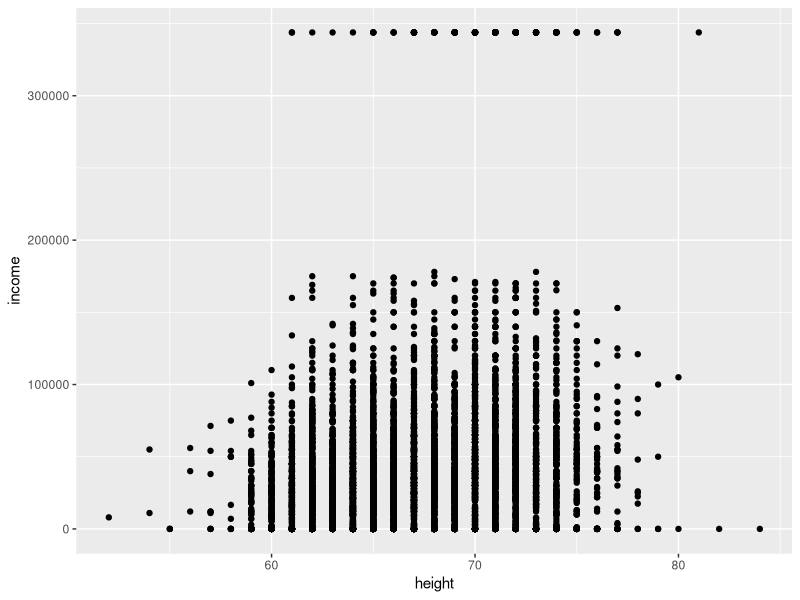

Source code (R): (Note: this script raises an error after producing the figure.)
## ---- chunk 1
options(scipen = 999)

## ---- chunk 2
library(modelr)
?modelr::heights
x <- modelr::heights
attach(x)
heights$heightInt <- cut(heights$height, breaks = 8)
knitr::kable(summary(heights[,4:9]))
knitr::kable(summary(heights[,5:9]))

## ---- chunk 3
knitr::kable(summary(heights[2]))
## ---- chunk 4
knitr::kable(summary(heights[2:4]))
## ---- chunk 5
knitr::kable(summary(heights[7]))
## ---- chunk 6
#install.packages("ggplot2")

library("ggplot2")
ggplot(heights, mapping = aes(x = height, y = income))+geom_point()

## ---- chunk 7
hist(heightsPosInc$height, main = "Histogram høyde", xlab = "inches", ylab = "antall", col = "darkseagreen4")
## ---- chunk 8
hist(heightsPosInc$NOK, main = "Histogram Inntekt", xlab = "NOK", ylab = "antall", col = "darkseagreen4")
## ---- chunk 9
heightsPosInc$logincome <- log(heightsPosInc$income)
hist(heightsPosInc$logincome, main = "Histogram transformert inntekt (log inntekt)", xlab = "Log Income", ylab = "Antall")
## ---- chunk 10
plot(density(heightsPosInc$height), main = "Density plot høyde", xlab = "NOK", ylab = "andel")
## ---- chunk 11
plot(density(heightsPosInc$income), main = "Density plot inntekt", xlab = "inntekt", ylab = "Andel", col = "green4")
## ---- chunk 12
plot(density(heightsPosInc$logincome), main = "Density plot transformert inntekt (log inntekt)", xlab = "loginntekt", ylab = "Andel", col = "green4")

## ---- chunk 13
heights_under1000000 <- heights %>%
  filter(income < 100000)
## ---- chunk 14
heightsPosInc <-subset(heights, income>0)
ggplot(heights_under1000000, mapping =aes(x = heightInt, y = income, fill= heightInt))+
geom_boxplot(col = "darkseagreen4")
## ---- chunk 15
#install.packages("ggplot2")
library("ggplot2")
ggplot(heights, mapping = aes(x = height, y = income))+
geom_point(col = "darkseagreen4")

## ---- chunk 16
summary(lm(income~height, data = heights))
